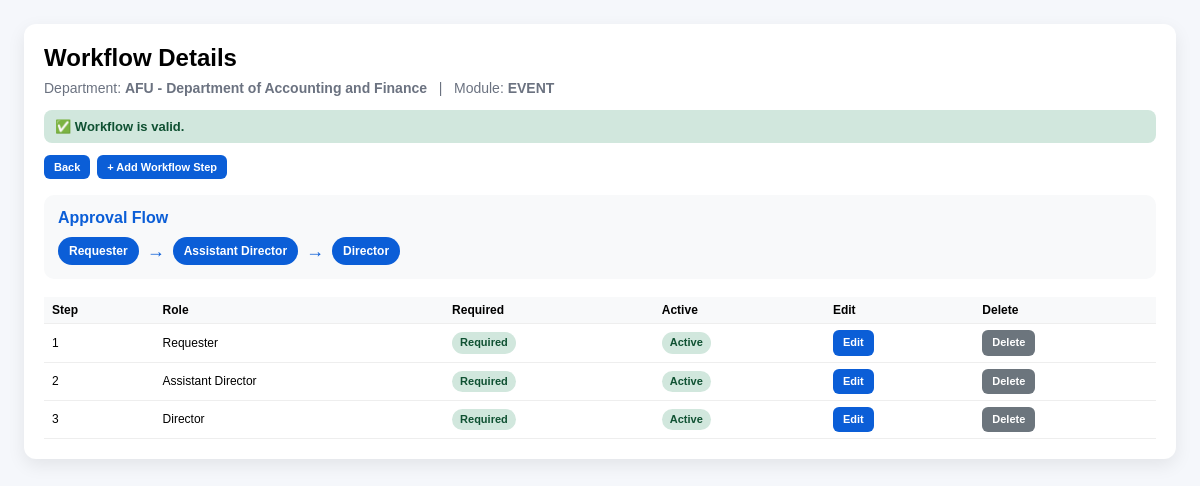
Page /workflow/details/11/EVENT/ (signed in) on the committed database.
### permits/models.py (models this page shows, shortened)
class Department(models.Model):
    name = models.CharField(max_length=200, unique=True)
    code = models.CharField(max_length=20, unique=True)
    has_units = models.BooleanField(default=False)
    is_active = models.BooleanField(default=True)
    class Meta:
        ordering = ["code"]

class DepartmentApprovalWorkflow(models.Model):
    MODULE_CHOICES = [
        ("PERMIT", "Permit"),
        ("TASK", "Task"),
        ("FINANCE", "Finance"),
        ("EVENT", "Event Management"),
    ]
    department = models.ForeignKey(
        Department,
        on_delete=models.CASCADE,
        related_name="approval_workflows"
    )
    module = models.CharField(max_length=30, choices=MODULE_CHOICES)
    step_order = models.PositiveIntegerField()
    approval_role = models.ForeignKey(
        ApprovalRole,
        on_delete=models.CASCADE,
        related_name="workflow_steps"
    )
    is_required = models.BooleanField(default=True)
    is_active = models.BooleanField(default=True)
    class Meta:
        ordering = ["department__code", "module", "step_order"]
        unique_together = ("department", "module", "step_order")

class ApprovalRole(models.Model):
    code = models.CharField(max_length=50, unique=True)
    name = models.CharField(max_length=100)
    is_active = models.BooleanField(default=True)
    class Meta:
        ordering = ["code"]

### workflow/views.py (the view)
# urls.py: path("details/<int:department_id>/<str:module_code>/", views.workflow_details, name="workflow_details"),
@login_required
def workflow_details(request, department_id, module_code):
    if not _is_admin(request.user):
        return HttpResponseForbidden("Not allowed.")
    department = get_object_or_404(Department, pk=department_id)
    workflows = DepartmentApprovalWorkflow.objects.filter(
        department=department,
        module=module_code,
    ).select_related("approval_role").order_by("step_order")
    workflow_is_valid, workflow_validation_message = _validate_workflow_health(
        department.id,
        module_code,
    )
    return render(request, "workflow/workflow_details.html", {
        "department": department,
        "module_code": module_code,
        "workflows": workflows,
        "workflow_is_valid": workflow_is_valid,
        "workflow_validation_message": workflow_validation_message,
    })

### workflow/views.py (called while the page is built)
def _is_admin(user):
    if user.is_superuser:
        return True
    profile = getattr(user, "profile", None)
    return bool(profile and profile.role == "ADMIN")

### workflow/templates/workflow/workflow_details.html (shortened to what this page needs)
<!DOCTYPE html>
<html>
<head>
</head>
<body>
<div class="card">
    <h2>Workflow Details</h2>
    <div class="subtitle">
        Department: <strong>{{ department.code }} - {{ department.name }}</strong>
        &nbsp;&nbsp;|&nbsp;&nbsp;
        Module: <strong>{{ module_code }}</strong>
    </div>
    {% if workflow_is_valid %}
    <div class="valid-box">✅ {{ workflow_validation_message }}</div>
    {% else %}
    <div class="invalid-box">⚠️ {{ workflow_validation_message }}</div>
    {% endif %}
    <div class="menu">
        <a href="{% url 'workflow_list' %}">Back</a>
        <a href="{% url 'workflow_add_step' department.id module_code %}">+ Add Workflow Step</a>
    </div>
    <div class="workflow-box">
        <h3>Approval Flow</h3>
        <div class="flow-horizontal">
            {% for w in workflows %}
                <span class="flow-step">{{ w.approval_role.name }}</span>
                {% if not forloop.last %}
                    <span class="flow-arrow">→</span>
                {% endif %}
            {% empty %}
                <span>No workflow steps configured.</span>
            {% endfor %}
        </div>
    </div>
    <table>
        <thead>
            <tr>
                <th>Step</th>
                <th>Role</th>
                <th>Required</th>
                <th>Active</th>
                <th>Edit</th>
                <th>Delete</th>
            </tr>
        </thead>
        <tbody>
            {% for w in workflows %}
            <tr>
                <td>{{ w.step_order }}</td>
                <td>{{ w.approval_role.name }}</td>
                <td>
                    {% if w.is_required %}
                        <span class="badge badge-required">Required</span>
                    {% else %}
                        <span class="badge badge-optional">Optional</span>
                    {% endif %}
                </td>
                <td>
                    {% if w.is_active %}
                        <span class="badge badge-active">Active</span>
                    {% else %}
                        <span class="badge badge-inactive">Inactive</span>
                    {% endif %}
                </td>
                <td>
                    <a class="btn" href="{% url 'workflow_edit' w.id %}">Edit</a>
                </td>
                <td>
                    <a class="btn btn-secondary" href="{% url 'workflow_delete' w.id %}">Delete</a>
                </td>
            </tr>
            {% empty %}
            <tr>
                <td colspan="6">No workflow steps configured.</td>
            </tr>
            {% endfor %}
        </tbody>
    </table>
</div>
</body>
</html>

### workflow/templates/workflow/workflow_details.html (style rules this page uses)
body { font-family:Arial,sans-serif;background:#f5f7fb;padding:24px;margin:0 }
.card { background:white;max-width:1200px;margin:auto;padding:20px;border-radius:12px;box-shadow:0 6px 18px rgba(0,0,0,.08) }
h2 { margin-top:0;margin-bottom:8px }
.subtitle { color:#6b7280;margin-bottom:14px;font-size:14px }
.menu { display:flex;flex-wrap:wrap;gap:7px;margin-bottom:16px }
.menu a,.btn { display:inline-block;padding:6px 10px;background:#0b5ed7;color:white;text-decoration:none;border-radius:6px;font-size:11px;font-weight:bold }
.btn-secondary { background:#6c757d }
.valid-box { background:#d1e7dd;color:#0f5132;padding:9px 11px;border-radius:8px;margin-bottom:12px;font-weight:bold;font-size:13px }
.workflow-box { background:#f8f9fa;border-radius:10px;padding:14px;margin-bottom:18px }
.workflow-box h3 { margin:0 0 10px;color:#0b5ed7;font-size:16px }
.flow-horizontal { display:flex;align-items:center;gap:8px;flex-wrap:wrap }
.flow-step { background:#0b5ed7;color:white;padding:7px 11px;border-radius:999px;font-weight:bold;font-size:12px }
.flow-arrow { font-size:18px;color:#0b5ed7;font-weight:bold }
table { width:100%;border-collapse:collapse;font-size:12px }
th,td { padding:6px 8px;border-bottom:1px solid #eee;text-align:left;line-height:1.2 }
th { background:#f8f9fa;font-size:12px }
.badge { display:inline-block;padding:4px 8px;border-radius:999px;font-size:11px;font-weight:bold }
.badge-required { background:#d1e7dd;color:#0f5132 }
.badge-active { background:#d1e7dd;color:#0f5132 }

### rows in the picture
Department: code "AFU", name "Department of Accounting and Finance"
DepartmentApprovalWorkflow: approval_role.name "Requester", step_order "1", is_required "Required", is_active "Active"
DepartmentApprovalWorkflow: approval_role.name "Assistant Director", step_order "2", is_required "Required", is_active "Active"
DepartmentApprovalWorkflow: approval_role.name "Director", step_order "3", is_required "Required", is_active "Active"

### other values in the picture
{{ module_code }} "EVENT"
{{ workflow_validation_message }} "Workflow is valid."
